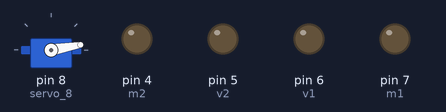
The sketch below on a simulated Arduino Uno, built with avr-gcc and run on an emulated ATmega328P. Shown: servo, output pins drawn as LEDs (lit = HIGH).

Above: at 0.05 s.
At 2.0 s:
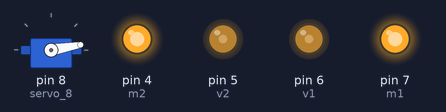
Timing chart, 0 to 3.0 s (numbered marks = the images above):
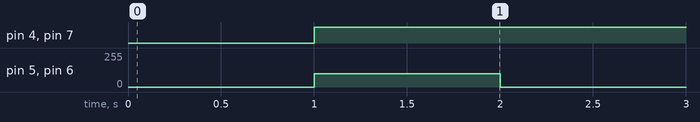

The sketch:

zashvat.ino
```cpp
#include <Servo.h>
Servo servo_8;
int m1 = 7;
int m2 = 4;
int v1 = 6;
int v2 = 5;

void setup() {
  servo_8.attach(8);
  pinMode(m1,OUTPUT);
  pinMode(m2,OUTPUT);
  pinMode(v1,OUTPUT);
  pinMode(v2,OUTPUT);
}

void loop() {
servo_8.write(10);
delay(1000);

analogWrite(v1,100);
analogWrite(v2,100);
digitalWrite(m1,1);
digitalWrite(m2,1);
delay(1000);

analogWrite(v1,0);
analogWrite(v2,0);
servo_8.write(100);
delay(1);
  }
```

Measured:
- by itself, pin 4 (m2), pin 7 (m1): LOW → HIGH at 1.0 s
- by itself, pin 5 (v2), pin 6 (v1): alternates 100/255 for 1.0 s and 0/255 for 1.0 s
